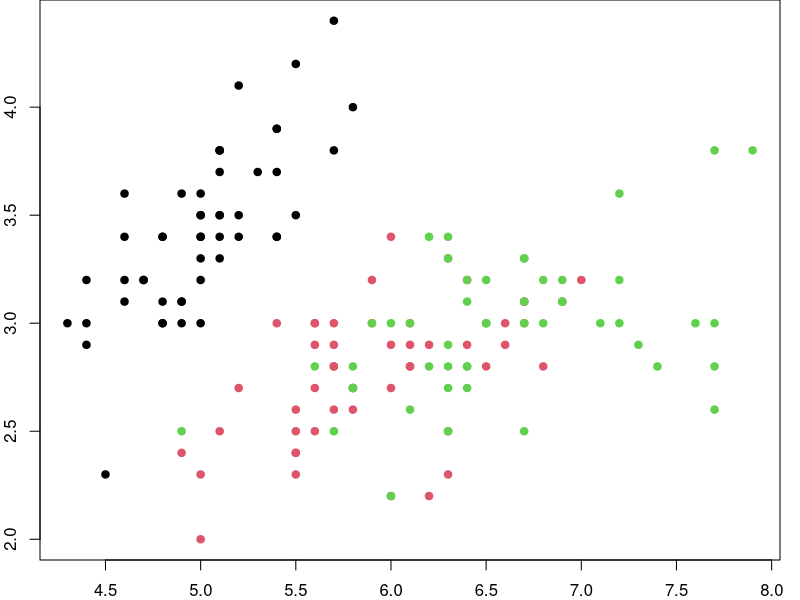
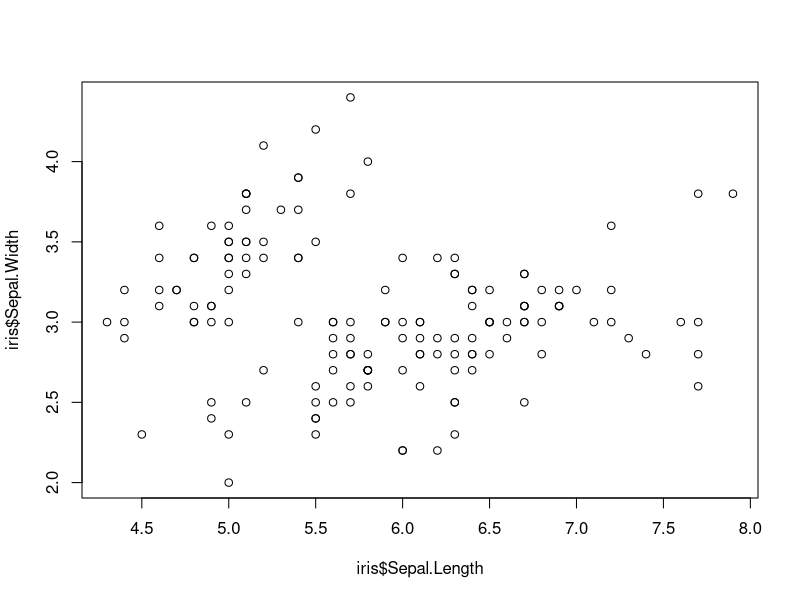

Write the R code that produced these figures, in order.
## ---- chunk 1
knitr::opts_chunk$set(results = 'asis',
                      echo = FALSE,
                      warning = FALSE,
                      tidy = FALSE,
                      message = FALSE,
                      fig.align = 'center',
                      out.width = "100%")
options(knitr.table.format = "html") 
## ---- chunk 2
svg('myplot.svg')
plot(iris$Sepal.Length, iris$Sepal.Width)
dev.off()
## ---- chunk 3
par(mar=c(2,2,0,1))
plot(x = iris$Sepal.Length, y = iris$Sepal.Width,
     col = iris$Species, pch = 19, xlab = "Sepal Length",
     ylab = "Sepal Width")
## ---- chunk 4
knitr::kable(
  iris[1:8,1:5], format = "html",
  caption = "A table made with the **knitr::kable** function.",
  align = "c", col.names = c("Sepal <br> Length",
                             "Sepal <br> Width",
                             "Petal <br> Length",
                             "Petal <br> Width",
                             "Species"),
  escape = FALSE)
